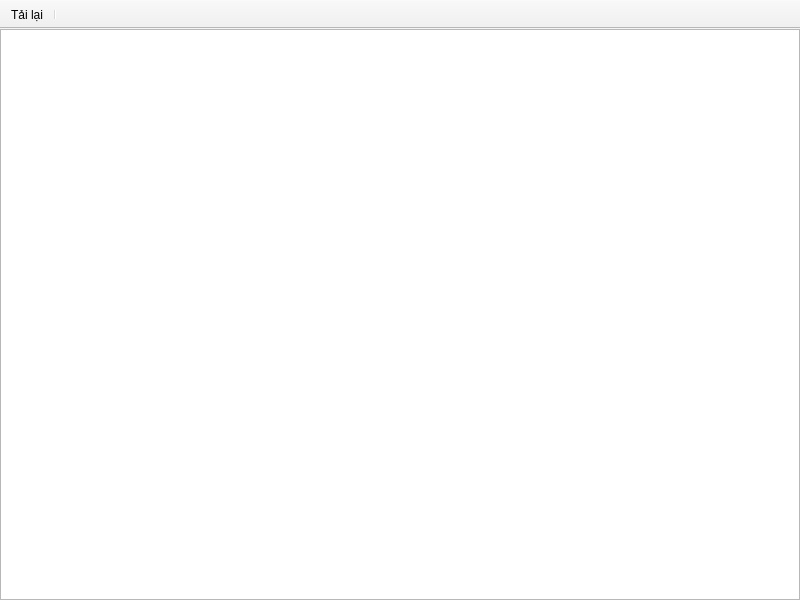
<?xml version="1.0" encoding="UTF-8"?>
<ui version="4.0">
 <class>IVWindow</class>
 <widget class="QMainWindow" name="IVWindow">
  <property name="geometry">
   <rect>
    <x>0</x>
    <y>0</y>
    <width>800</width>
    <height>600</height>
   </rect>
  </property>
  <property name="windowTitle">
   <string>MainWindow</string>
  </property>
  <widget class="XWidget" name="centralwidget">
   <layout class="QGridLayout" name="gridLayout_2">
    <property name="leftMargin">
     <number>0</number>
    </property>
    <property name="topMargin">
     <number>0</number>
    </property>
    <property name="rightMargin">
     <number>0</number>
    </property>
    <property name="bottomMargin">
     <number>0</number>
    </property>
    <item row="0" column="0">
     <widget class="NxTableView" name="tableView">
      <property name="editTriggers">
       <set>QAbstractItemView::EditTrigger::NoEditTriggers</set>
      </property>
      <attribute name="verticalHeaderMinimumSectionSize">
       <number>22</number>
      </attribute>
      <attribute name="verticalHeaderDefaultSectionSize">
       <number>24</number>
      </attribute>
     </widget>
    </item>
   </layout>
  </widget>
  <widget class="XToolBar" name="toolBar">
   <property name="windowTitle">
    <string>toolBar</string>
   </property>
   <property name="movable">
    <bool>false</bool>
   </property>
   <property name="toolButtonStyle">
    <enum>Qt::ToolButtonStyle::ToolButtonTextBesideIcon</enum>
   </property>
   <attribute name="toolBarArea">
    <enum>TopToolBarArea</enum>
   </attribute>
   <attribute name="toolBarBreak">
    <bool>false</bool>
   </attribute>
   <addaction name="actionLoad"/>
   <addaction name="separator"/>
  </widget>
  <action name="actionLoad">
   <property name="icon">
    <iconset resource="../Assets/Icons/icons.qrc">
     <normaloff>:/reset_48px.png</normaloff>:/reset_48px.png</iconset>
   </property>
   <property name="text">
    <string>Tải lại</string>
   </property>
   <property name="menuRole">
    <enum>QAction::MenuRole::NoRole</enum>
   </property>
  </action>
 </widget>
 <customwidgets>
  <customwidget>
   <class>NxTableView</class>
   <extends>QTableView</extends>
   <header>NxTableView.h</header>
  </customwidget>
  <customwidget>
   <class>XWidget</class>
   <extends>QWidget</extends>
   <header>XWidget.h</header>
   <container>1</container>
  </customwidget>
  <customwidget>
   <class>XToolBar</class>
   <extends>QToolBar</extends>
   <header>XToolBar.h</header>
   <container>1</container>
  </customwidget>
 </customwidgets>
 <resources>
  <include location="../Assets/Icons/icons.qrc"/>
 </resources>
 <connections/>
</ui>
